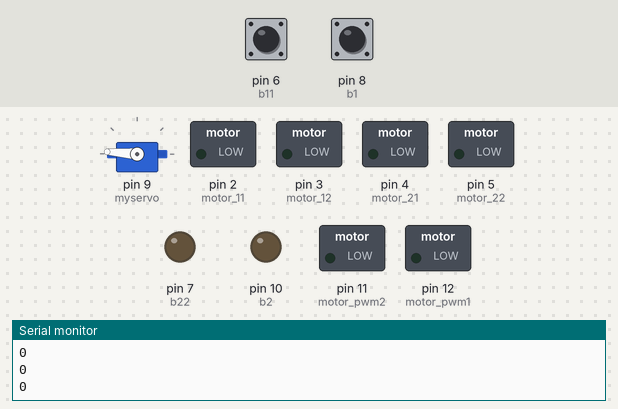
This sketch was run on a simulated Arduino Uno, built with avr-gcc and run on an emulated ATmega328P. Parts: servo, switched loads named in the sketch (green lamp = pin HIGH), output pins drawn as LEDs (lit = HIGH), the last lines printed to the serial monitor. Inputs (shaded band) come from the test bench; at power-on: pin 6 (b11) HIGH, pin 8 (b1) HIGH.

Above: at 1.4 s.
1.5 s: pin 6 (b11) pulled LOW for 0.35 s
3.3 s: pin 8 (b1) pulled LOW for 0.35 s
At 3.7 s:
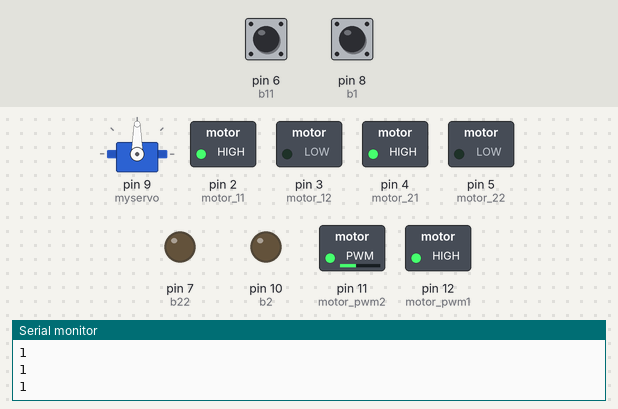
6.6 s: pin 8 (b1) pulled LOW for 3.2 s
At 12.57 s:
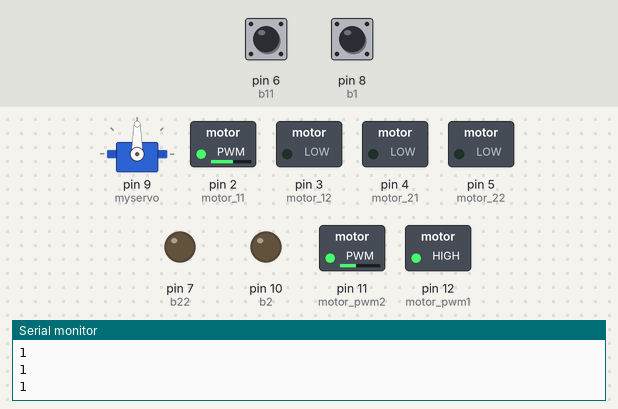
12.8 s: pin 8 (b1) pulled LOW for 1 s
At 13.2 s:
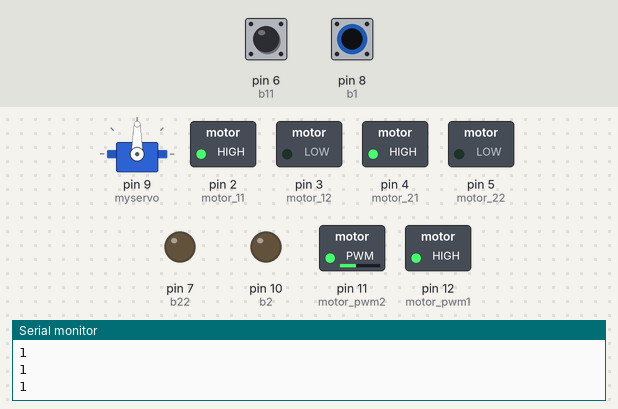
16.8 s: pin 6 (b11) pulled LOW for 1 s
Timing chart, 0 to 19.8 s (numbered marks = the images above; inputs shaded):
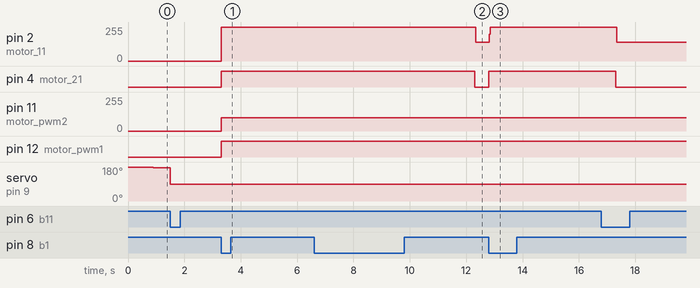

The sketch:

Phare.ino
```cpp
#include <Arduino.h>
#include <Servo.h>

Servo myservo;  // create servo object to control a servo

int motor_11 = 2;
int motor_12 = 3;
int motor_21 = 4;
int motor_22 = 5;
int motor_pwm1 = 12;
int motor_pwm2 = 11;
byte motor_speed = 100;
int b1 = 8;
int b2 = 10;
int trigger = 0;
float times = 0;
int triggerr = 0;
int b11 = 6;
int b22 = 7;
int on = false;
int i = 180;

void setup() {
  Serial.begin(9600);
  pinMode(motor_11, OUTPUT);
  pinMode(motor_12, OUTPUT);
  pinMode(motor_21, OUTPUT);
  pinMode(motor_22, OUTPUT);
  pinMode(b1, INPUT_PULLUP);
  pinMode(b2, OUTPUT);
  digitalWrite(b2, LOW);
  // pinMode(trigger, OUTPUT);
  myservo.attach(9);  // attaches the servo on pin 9 to the servo object
  myservo.write(90);  // 一開始先置中90度
  pinMode(b11, INPUT_PULLUP);
  pinMode(b22, OUTPUT);
  digitalWrite(b22, LOW);
}

void loop() {
  // Serial.println("test");
  digitalWrite(motor_11, LOW);
  digitalWrite(motor_12, LOW);
  digitalWrite(motor_21, LOW);
  digitalWrite(motor_22, LOW);
  times = 0;
  /*if(!digitalRead(b1) && on) {
    // Serial.println("OK");
    trigger = 1;
    while(times <= 1.0) {
      // Serial.println(times);
      digitalWrite(motor_21, HIGH);
      digitalWrite(motor_22, LOW);
      analogWrite(motor_pwm2, motor_speed);
      digitalWrite(motor_11, HIGH);
      digitalWrite(motor_12, LOW);
      analogWrite(motor_pwm1, 255);
      delay(1500);
      times += 0.5;
    }
  }*/
  if(!digitalRead(b1)) {
    // Serial.println("OK");
    trigger = 1;
    while(times <= 1.0) {
      // Serial.println(times);
      digitalWrite(motor_21, HIGH);
      digitalWrite(motor_22, LOW);
      analogWrite(motor_pwm2, motor_speed);
      digitalWrite(motor_11, HIGH);
      digitalWrite(motor_12, LOW);
      analogWrite(motor_pwm1, 255);
      delay(1500);
      times += 0.5;
    }
  }
  if(trigger) {
    digitalWrite(motor_11, HIGH);
    digitalWrite(motor_12, LOW);
    analogWrite(motor_pwm1, 255);
  }
  if(!digitalRead(b11)) {
    triggerr = 1;
  }
  if(i>=0) {
    if(!triggerr) {
      Serial.println("0");
      myservo.write(i);
      delay(300);
    } else {
      Serial.println("1");
      myservo.write(90);
    }
    i-=1;
  }
}
```

Measured:
- after the input at 3.3 s, pin 2 (motor_11): 0/255 → 255/255 at once; pin 4 (motor_21), pin 12 (motor_pwm1): LOW → HIGH at once; pin 11 (motor_pwm2): 0/255 → 100/255 at once
- after the input at 6.6 s, pin 2 (motor_11): 255/255 → 140/255 after 5.7 s instead of 1.2 s; pin 4 (motor_21): HIGH → LOW after 5.7 s instead of 1.2 s
- after the input at 12.8 s, pin 2 (motor_11): 140/255 → 255/255 at once; pin 4 (motor_21): LOW → HIGH at once
